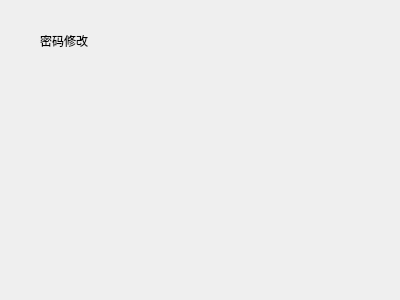
<?xml version="1.0" encoding="UTF-8"?>
<ui version="4.0">
 <class>ChangePasswd</class>
 <widget class="QWidget" name="ChangePasswd">
  <property name="geometry">
   <rect>
    <x>0</x>
    <y>0</y>
    <width>400</width>
    <height>300</height>
   </rect>
  </property>
  <property name="windowTitle">
   <string>Form</string>
  </property>
  <widget class="QLabel" name="label">
   <property name="geometry">
    <rect>
     <x>40</x>
     <y>30</y>
     <width>81</width>
     <height>21</height>
    </rect>
   </property>
   <property name="text">
    <string>密码修改</string>
   </property>
  </widget>
 </widget>
 <resources/>
 <connections/>
</ui>
